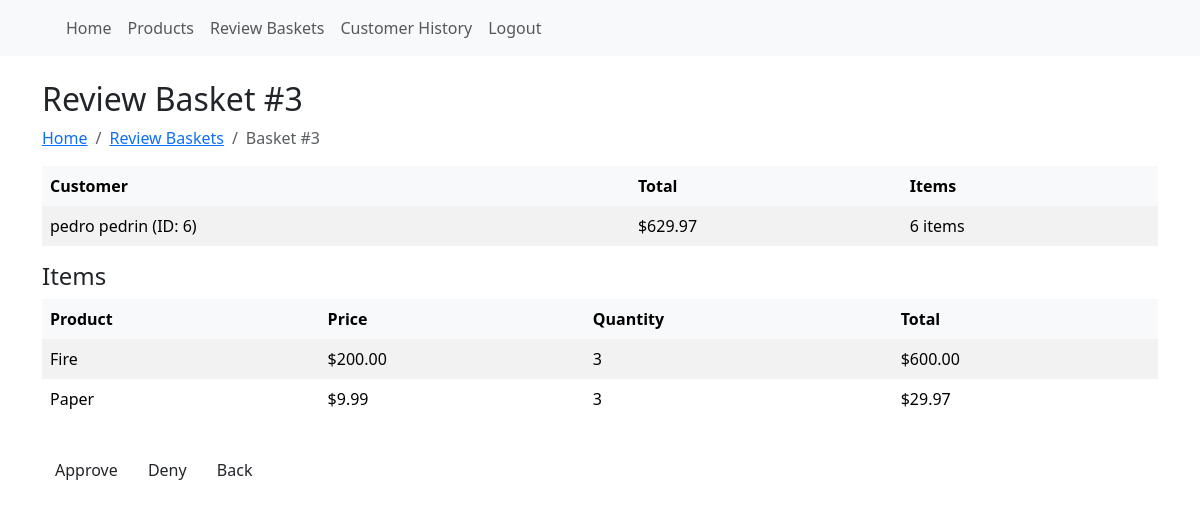
Page /staff/baskets/3/review/ (signed in) on the committed database.
### store/models.py (models this page shows, shortened)
class Basket(models.Model):
    STATUS_CHOICES = [
        ('pending', 'Pending'),
        ('approved', 'Approved'),
        ('denied', 'Denied'),
    ]
    customer = models.ForeignKey(User, on_delete=models.CASCADE, related_name='baskets')
    created_date = models.DateTimeField(auto_now_add=True)
    status = models.CharField(max_length=10, choices=STATUS_CHOICES, default='pending')
    staff_reviewer = models.ForeignKey(User, on_delete=models.SET_NULL, null=True, blank=True, related_name='reviewed_baskets')
    review_date = models.DateTimeField(null=True, blank=True)
    review_comments = models.TextField(blank=True, help_text="Staff comments on basket review")
    def get_total_price(self):
        return sum(item.get_total_price() for item in self.basket_items.all())
    def get_total_items(self):
        return sum(item.quantity for item in self.basket_items.all())

class BasketItem(models.Model):
    basket = models.ForeignKey(Basket, on_delete=models.CASCADE, related_name='basket_items')
    product = models.ForeignKey(Product, on_delete=models.CASCADE)
    quantity = models.PositiveIntegerField(default=1)
    added_date = models.DateTimeField(auto_now_add=True)
    def get_total_price(self):
        return self.product.price * self.quantity
    class Meta:
        unique_together = ('basket', 'product')

class Product(models.Model):
    name = models.CharField(max_length=200)
    price = models.DecimalField(max_digits=10, decimal_places=2)
    created_date = models.DateTimeField(default=timezone.now)
    updated_date = models.DateTimeField(auto_now=True)

### store/views.py (the view)
# urls.py: path('staff/baskets/<int:basket_id>/review/', views.review_basket, name='review-basket'),
@login_required
def review_basket(request, basket_id):
    try:
        user_profile = request.user.userprofile
        if user_profile.user_type != 'staff':
            messages.error(request, 'Only staff can review baskets.')
            return redirect('index')
    except:
        messages.error(request, 'Access denied.')
        return redirect('index')
    basket = get_object_or_404(Basket, id=basket_id, status='pending')
    if request.method == 'POST':
        form = BasketReviewForm(request.POST)
        if form.is_valid():
            basket.status = form.cleaned_data['status']
            basket.review_comments = form.cleaned_data['review_comments']
            basket.staff_reviewer = request.user
            basket.review_date = timezone.now()
            basket.save()
            if basket.status == 'approved':
                PurchaseHistory.objects.create(
                    customer=basket.customer,
                    basket=basket,
                    total_amount=basket.get_total_price()
                )
            messages.success(request, f'Basket has been {basket.get_status_display().lower()}.')
            return redirect('staff-baskets')
    else:
        form = BasketReviewForm()
    context = {
        'basket': basket,
        'form': form,
    }
    return render(request, 'staff/review_basket.html', context)

### store/models.py (called while the page is built)
    def is_staff_member(self):
        return self.user_type == 'staff'

### store/templates/staff/review_basket.html (shortened to what this page needs)
{% extends 'master.html' %}
{% block content %}
<h2>Review Basket #{{ basket.id }}</h2>
<nav aria-label="breadcrumb">
    <ol class="breadcrumb">
        <li class="breadcrumb-item"><a href="{% url 'index' %}">Home</a></li>
        <li class="breadcrumb-item"><a href="{% url 'staff-baskets' %}">Review Baskets</a></li>
        <li class="breadcrumb-item active">Basket #{{ basket.id }}</li>
    </ol>
</nav>
<div class="table-responsive">
    <table class="table table-striped table-hover table-borderless align-middle">
        <thead class="table-light">
            <tr>
                <th>Customer</th>
                <th>Total</th>
                <th>Items</th>
            </tr>
        </thead>
        <tbody class="table-group-divider">
            <tr>
                <td>{{ basket.customer.get_full_name|default:basket.customer.username }} (ID: {{ basket.customer.id }})</td>
                <td>${{ basket.get_total_price }}</td>
                <td>{{ basket.get_total_items }} items</td>
            </tr>
        </tbody>
    </table>
</div>
<h4>Items</h4>
<div class="table-responsive">
    <table class="table table-striped table-hover table-borderless align-middle">
        <thead class="table-light">
            <tr>
                <th>Product</th>
                <th>Price</th>
                <th>Quantity</th>
                <th>Total</th>
            </tr>
        </thead>
        <tbody class="table-group-divider">
            {% for item in basket.basket_items.all %}
                <tr>
                    <td>{{ item.product.name }}</td>
                    <td>${{ item.product.price }}</td>
                    <td>{{ item.quantity }}</td>
                    <td>${{ item.get_total_price }}</td>
                </tr>
            {% endfor %}
        </tbody>
    </table>
</div>
<form method="post">
    <div class="mt-3">
        <button type="submit" name="status" value="approved" class="btn">Approve</button>
        <button type="submit" name="status" value="denied" class="btn">Deny</button>
        <a href="{% url 'staff-baskets' %}" class="btn">Back</a>
    </div>
</form>
{% endblock %}

### rows in the picture
Basket: id "3", customer.get_full_name "pedro pedrin", customer.id "6", get_total_price "629.97", get_total_items "6"
BasketItem: product.name "Fire", product.price "200.00", quantity "3", get_total_price "600.00"
BasketItem: product.name "Paper", product.price "9.99", quantity "3", get_total_price "29.97"

### other values in the picture
{{ p.label }} "Home" "Products" "Review Baskets" "Customer History" "Logout"
